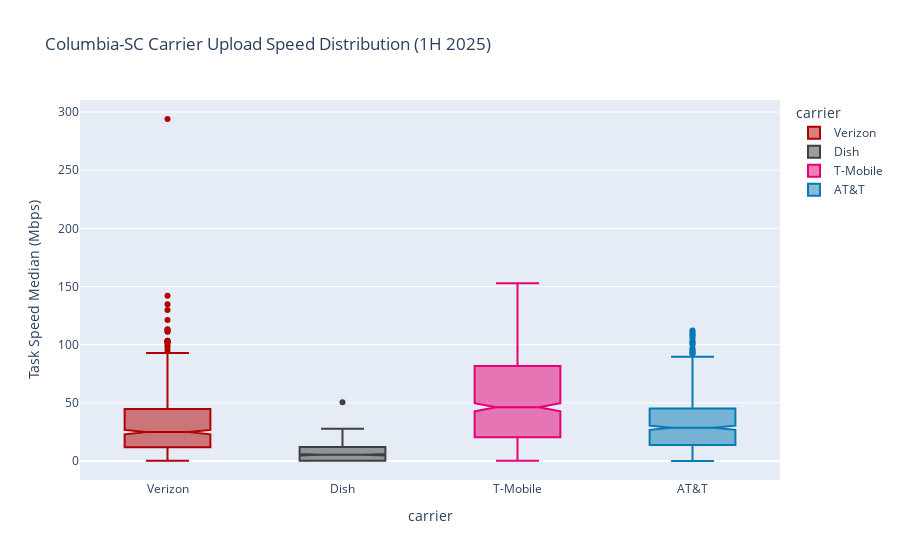

Notebook cell for this chart:
### Code cell
import plotly.express as px
import os
import kaleido

if not os.path.exists("images"):
    os.mkdir("images")

df = df_columbia_1h_2025

fig = px.box(df, x= "carrier", y= "task_speed_median",
             points= "outliers",
             color= "carrier",
             color_discrete_map=carrier_color_dict,
             notched= True,
             title= " Columbia-SC Carrier Upload Speed Distribution (1H 2025)",
             hover_data=["product_period"])
# Add y-axis title
fig.update_layout(
    yaxis_title="Task Speed Median (Mbps)"
)
# Save the plot as a PNG file
fig.write_image("images/Columbia_SC_Carrier_Upload_Speed_Distribution_1H_2025.png", engine="kaleido")


fig.show()

### Figure 1 — Plotly figure (JSON) as saved in the notebook; plotly's stock layout.template omitted (floating-point values rounded to 4 significant figures; data arrays with more than 128 entries replaced by an {"elided": "..."} marker saying what was removed)
{"data": [{"alignmentgroup": "True", "boxpoints": "outliers", "customdata": {"elided": "760x1 str values"}, "hovertemplate": "carrier=%{x}<br>task_speed_median=%{y}<br>product_period=%{customdata[0]}<extra></extra>", "legendgroup": "Verizon", "marker": {"color": "#b00000"}, "name": "Verizon", "notched": true, "offsetgroup": "Verizon", "orientation": "v", "showlegend": true, "type": "box", "x": {"elided": "760 str values"}, "x0": " ", "xaxis": "x", "y": {"elided": "760 float values"}, "y0": " ", "yaxis": "y"}, {"alignmentgroup": "True", "boxpoints": "outliers", "customdata": {"elided": "775x1 str values"}, "hovertemplate": "carrier=%{x}<br>task_speed_median=%{y}<br>product_period=%{customdata[0]}<extra></extra>", "legendgroup": "Dish", "marker": {"color": "#3F3F3F"}, "name": "Dish", "notched": true, "offsetgroup": "Dish", "orientation": "v", "showlegend": true, "type": "box", "x": {"elided": "775 str values"}, "x0": " ", "xaxis": "x", "y": {"elided": "775 float values"}, "y0": " ", "yaxis": "y"}, {"alignmentgroup": "True", "boxpoints": "outliers", "customdata": {"elided": "760x1 str values"}, "hovertemplate": "carrier=%{x}<br>task_speed_median=%{y}<br>product_period=%{customdata[0]}<extra></extra>", "legendgroup": "T-Mobile", "marker": {"color": "#e60076"}, "name": "T-Mobile", "notched": true, "offsetgroup": "T-Mobile", "orientation": "v", "showlegend": true, "type": "box", "x": {"elided": "760 str values"}, "x0": " ", "xaxis": "x", "y": {"elided": "760 float values"}, "y0": " ", "yaxis": "y"}, {"alignmentgroup": "True", "boxpoints": "outliers", "customdata": {"elided": "760x1 str values"}, "hovertemplate": "carrier=%{x}<br>task_speed_median=%{y}<br>product_period=%{customdata[0]}<extra></extra>", "legendgroup": "AT&T", "marker": {"color": "#067ab4"}, "name": "AT&T", "notched": true, "offsetgroup": "AT&T", "orientation": "v", "showlegend": true, "type": "box", "x": {"elided": "760 str values"}, "x0": " ", "xaxis": "x", "y": {"elided": "760 float values"}, "y0": " ", "yaxis": "y"}], "layout": {"boxmode": "overlay", "legend": {"title": {"text": "carrier"}, "tracegroupgap": 0}, "title": {"text": " Columbia-SC Carrier Upload Speed Distribution (1H 2025)"}, "xaxis": {"anchor": "y", "categoryarray": ["Verizon", "Dish", "T-Mobile", "AT&T"], "categoryorder": "array", "domain": [0, 1], "title": {"text": "carrier"}}, "yaxis": {"anchor": "x", "domain": [0, 1], "title": {"text": "Task Speed Median (Mbps)"}}}}
